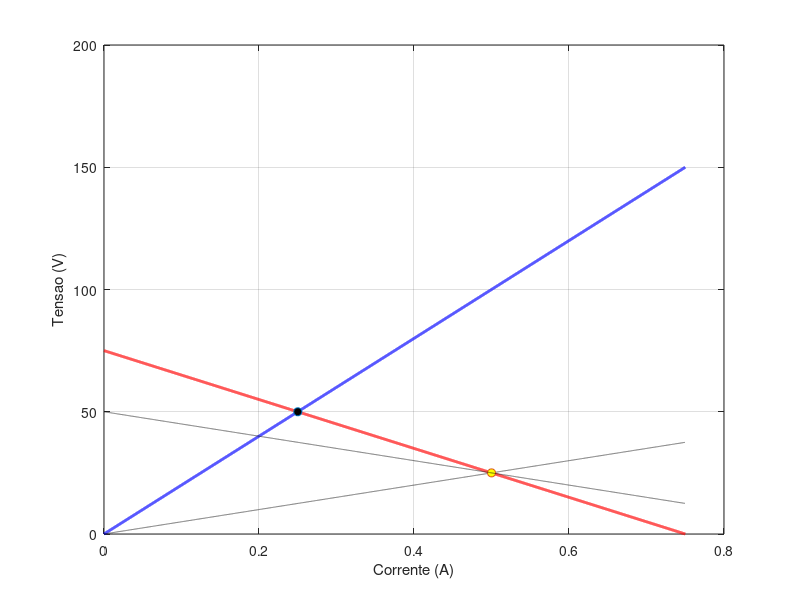

Write the MATLAB code that produced this figure. (Note: this script raises an error after producing the figure.)
clc; clear; close all;

Vs = 75; Rs = 100; RL_CC = 200; Td = 2e-3; Z0=50;

n_iteracoes=3;

%% Fonte

I=Vs/Rs;
x = linspace(0, I, 10000);
fonte_y= Vs - Rs * x;
plot(x, fonte_y, 'r', 'LineWidth', 2); hold on;


%% Carga

carga_y = RL_CC * x;
plot(x, carga_y, 'b', 'LineWidth', 2); grid on;

%% Ponto de operaçao



y= carga_y - fonte_y;
zer = find(y==0);

P=[zer*I/(10000), carga_y(zer)]

plot(P(1), P(2), 'o', 'MarkerFaceColor','k');

xlabel('Corrente (A)'); ylabel('Tensao (V)');
%legend('Fonte', 'Carga', 'Ponto de operacao', 'Location','best');


%% Tensao na fonte e carga

ponto_i = [0 0];

for k=0:n_iteracoes

    if mod(k, 2) == 0
        b=ponto_i(2) - Z0*ponto_i(1)
        y1= Z0*x + b; 
        
        aux=fonte_y-y1;
        zer1=find(aux==0);
        if isempty(zer1)
            disp('FDS');
            aux=round(aux, 1);
            zer1=find(aux==0);
            zer1=zer1(1);
        end
        plot(x, y1, 'k--'); hold on;
        ponto_i=[zer1*I/10000, y1(zer1)]
        plot(ponto_i(1), ponto_i(2), 'o', 'MarkerFaceColor','y');
        

    else
        b=ponto_i(2) + Z0*ponto_i(1)
        y2=-Z0*x + b;
        plot(x, y2, 'k--'); hold on;
        aux= y2 - carga_y;
        zer1=find(aux==0)
        
        if isempty(zer1)
            disp('FDS');
            aux=round(aux, 1);
            zer1=find(aux==0);
            zer1=zer1(1);
        end

        ponto_i=[zer1*I/10000, y2(zer1)]
        plot(ponto_i(1), ponto_i(2), 'o', 'MarkerFaceColor','y');
    end
end

hold off;
